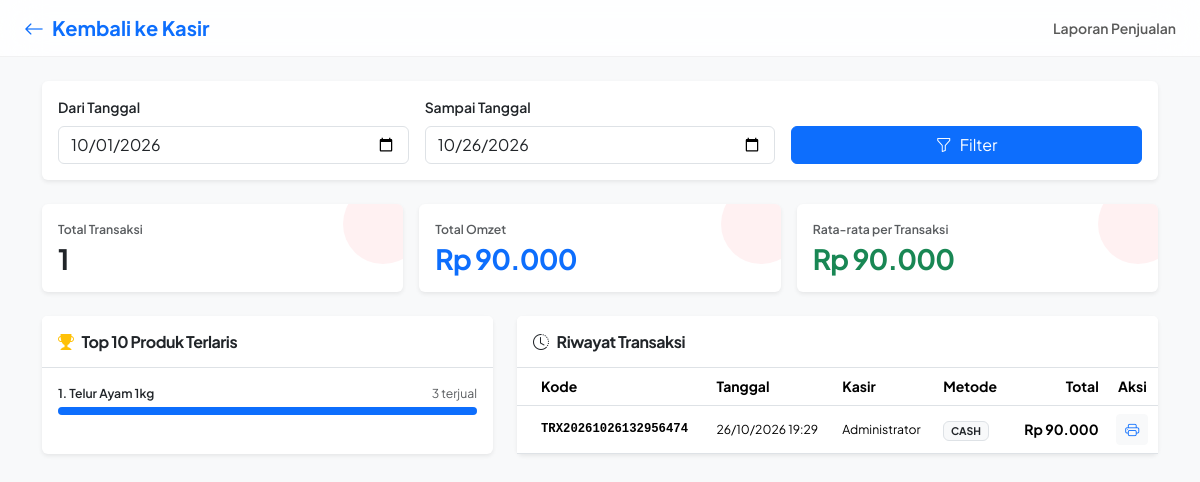
Screenshot of /laporan.php (signed in) with the database file from the repository.
### tables this page shows
CREATE TABLE `transaksi` (
  `id` int(11) NOT NULL,
  `kode` varchar(50) NOT NULL,
  `user_id` int(11) DEFAULT NULL,
  `tanggal` datetime DEFAULT current_timestamp(),
  `subtotal` decimal(10,2) DEFAULT 0.00,
  `diskon` decimal(10,2) DEFAULT 0.00,
  `total` decimal(10,2) DEFAULT 0.00,
  `bayar` decimal(10,2) DEFAULT 0.00,
  `kembalian` decimal(10,2) DEFAULT 0.00,
  `metode` enum('cash','qris','transfer') DEFAULT 'cash'
);

CREATE TABLE `users` (
  `id` int(11) NOT NULL,
  `username` varchar(50) NOT NULL,
  `password` varchar(255) NOT NULL,
  `nama` varchar(100) NOT NULL,
  `role` enum('admin','kasir') DEFAULT 'kasir',
  `created_at` timestamp NOT NULL DEFAULT current_timestamp()
);

### config.php (called while the page is built, shortened)
<?php
function e($string) {
    return htmlspecialchars($string, ENT_QUOTES, 'UTF-8');
}
function format_rupiah($angka) {
    return 'Rp ' . number_format($angka, 0, ',', '.');
}

### laporan.php (the view, shortened to what this page needs)
<?php
require_once 'config.php';
$pdo = get_db();
$tanggal_mulai = $_GET['tanggal_mulai'] ?? date('Y-m-01');
$tanggal_selesai = $_GET['tanggal_selesai'] ?? date('Y-m-d');
$stmtStats = $pdo->prepare("SELECT COUNT(id) as jumlah, SUM(total) as omzet FROM transaksi WHERE DATE(tanggal) BETWEEN ? AND ?");
$stmtStats->execute([$tanggal_mulai, $tanggal_selesai]);
$stats = $stmtStats->fetch();
$rata_rata = $stats['jumlah'] > 0 ? $stats['omzet'] / $stats['jumlah'] : 0;
$stmtTop = $pdo->prepare("SELECT td.nama_produk, SUM(td.qty) as total_qty, SUM(td.subtotal) as total_omzet FROM transaksi_detail td JOIN transaksi t ON td.transaksi_id = t.id WHERE DATE(t.tanggal) BETWEEN ? AND ? GROUP BY td.produk_id ORDER BY total_qty DESC LIMIT 10");
$stmtTop->execute([$tanggal_mulai, $tanggal_selesai]);
$topProduk = $stmtTop->fetchAll();
$maxQty = $topProduk ? $topProduk[0]['total_qty'] : 1;
$stmtRiwayat = $pdo->prepare("SELECT t.*, u.nama as kasir FROM transaksi t LEFT JOIN users u ON t.user_id = u.id WHERE DATE(t.tanggal) BETWEEN ? AND ? ORDER BY t.tanggal DESC");
$stmtRiwayat->execute([$tanggal_mulai, $tanggal_selesai]);
$riwayat = $stmtRiwayat->fetchAll();
?>
<!DOCTYPE html>
<html lang="id" data-bs-theme="light">
<head>
    <link href="https://cdn.jsdelivr.net/npm/bootstrap@5.3.2/dist/css/bootstrap.min.css" rel="stylesheet">
    <link href="https://cdn.jsdelivr.net/npm/bootstrap-icons@1.11.2/font/bootstrap-icons.css" rel="stylesheet">
    <link href="assets/style.css" rel="stylesheet">
</head>
<body class="bg-light">
    <nav class="navbar navbar-expand-lg glass-topbar sticky-top px-3 px-md-4">
        <div class="container-fluid p-0">
            <a class="navbar-brand fw-bold text-primary" href="index.php"><i class="bi bi-arrow-left me-2"></i>Kembali ke Kasir</a>
            <span class="navbar-text fw-semibold">Laporan Penjualan</span>
        </div>
    </nav>
    <div class="container py-4">
        <div class="card border-0 shadow-sm mb-4">
            <div class="card-body">
                <form method="GET" class="row g-3 align-items-end">
                    <div class="col-md-4">
                        <label class="form-label fw-semibold">Dari Tanggal</label>
                        <input type="date" name="tanggal_mulai" class="form-control" value="<?= e($tanggal_mulai) ?>" required>
                    </div>
                    <div class="col-md-4">
                        <label class="form-label fw-semibold">Sampai Tanggal</label>
                        <input type="date" name="tanggal_selesai" class="form-control" value="<?= e($tanggal_selesai) ?>" required>
                    </div>
                    <div class="col-md-4">
                        <button type="submit" class="btn btn-primary w-100"><i class="bi bi-funnel me-2"></i>Filter</button>
                    </div>
                </form>
            </div>
        </div>
        <div class="row g-3 mb-4">
            <div class="col-md-4">
                <div class="stat-card card border-0 shadow-sm h-100">
                    <div class="card-body">
                        <div class="text-muted small fw-semibold mb-1">Total Transaksi</div>
                        <h3 class="fw-bold mb-0"><?= $stats['jumlah'] ?></h3>
                    </div>
                </div>
            </div>
            <div class="col-md-4">
                <div class="stat-card card border-0 shadow-sm h-100">
                    <div class="card-body">
                        <div class="text-muted small fw-semibold mb-1">Total Omzet</div>
                        <h3 class="fw-bold text-primary mb-0"><?= format_rupiah($stats['omzet'] ?? 0) ?></h3>
                    </div>
                </div>
            </div>
            <div class="col-md-4">
                <div class="stat-card card border-0 shadow-sm h-100">
                    <div class="card-body">
                        <div class="text-muted small fw-semibold mb-1">Rata-rata per Transaksi</div>
                        <h3 class="fw-bold text-success mb-0"><?= format_rupiah($rata_rata) ?></h3>
                    </div>
                </div>
            </div>
        </div>
        <div class="row g-4">
            <div class="col-lg-5">
                <div class="card border-0 shadow-sm h-100">
                    <div class="card-header bg-white border-bottom py-3">
                        <h6 class="fw-bold mb-0"><i class="bi bi-trophy-fill text-warning me-2"></i>Top 10 Produk Terlaris</h6>
                    </div>
                    <div class="card-body">
                        <?php if (empty($topProduk)): ?>
                            <p class="text-muted text-center py-4">Belum ada data</p>
                        <?php else: ?>
                            <?php foreach ($topProduk as $index => $p): ?>
                                <div class="mb-3">
                                    <div class="d-flex justify-content-between small mb-1">
                                        <span class="fw-semibold"><?= ($index + 1) ?>. <?= e($p['nama_produk']) ?></span>
                                        <span class="text-muted"><?= $p['total_qty'] ?> terjual</span>
                                    </div>
                                    <div class="progress" style="height: 8px;">
                                        <div class="progress-bar bg-primary" style="width: <?= ($p['total_qty'] / $maxQty) * 100 ?>%"></div>
                                    </div>
                                </div>
                            <?php endforeach; ?>
                        <?php endif; ?>
                    </div>
                </div>
            </div>
            <div class="col-lg-7">
                <div class="card border-0 shadow-sm h-100">
                    <div class="card-header bg-white border-bottom py-3 d-flex justify-content-between align-items-center">
                        <h6 class="fw-bold mb-0"><i class="bi bi-clock-history me-2"></i>Riwayat Transaksi</h6>
                    </div>
                    <div class="card-body p-0">
                        <div class="table-responsive" style="max-height: 500px; overflow-y: auto;">
                            <table class="table table-hover align-middle mb-0">
                                <thead class="bg-light sticky-top">
                                    <tr>
                                        <th class="ps-4">Kode</th>
                                        <th>Tanggal</th>
                                        <th>Kasir</th>
                                        <th>Metode</th>
                                        <th class="text-end">Total</th>
                                        <th class="text-center">Aksi</th>
                                    </tr>
                                </thead>
                                <tbody>
                                    <?php foreach ($riwayat as $r): ?>
                                    <tr>
                                        <td class="ps-4 fw-mono small"><?= e($r['kode']) ?></td>
                                        <td class="small"><?= date('d/m/Y H:i', strtotime($r['tanggal'])) ?></td>
                                        <td class="small"><?= e($r['kasir'] ?? '-') ?></td>
                                        <td><span class="badge bg-light text-dark border text-uppercase"><?= e($r['metode']) ?></span></td>
                                        <td class="text-end fw-bold"><?= format_rupiah($r['total']) ?></td>
                                        <td class="text-center">
                                            <a href="struk.php?id=<?= $r['id'] ?>" target="_blank" class="btn btn-sm btn-light text-primary" title="Cetak Struk">
                                                <i class="bi bi-printer"></i>
                                            </a>
                                        </td>
                                    </tr>
                                    <?php endforeach; ?>
                                </tbody>
                            </table>
                        </div>
                    </div>
                </div>
            </div>
        </div>
    </div>
</body>
</html>

### style.css (style rules this page uses)
:root { --primary: #e11d48; --primary-dark: #be123c; --primary-light: #ffe4e6; --success: #16a34a; --warning: #f59e0b; --bg: #f5f5f7; --surface: #ffffff; --text: #09090b; --text-muted: #71717a; }
body { font-family: 'Plus Jakarta Sans', sans-serif; background-color: var(--bg); color: var(--text); font-size: 14px; line-height: 1.5; }
h1, h2, h3, h4, h5, h6 { font-weight: 800; letter-spacing: -0.03em; }
.glass-topbar { background: rgba(255, 255, 255, 0.85); backdrop-filter: blur(20px); -webkit-backdrop-filter: blur(20px); border-bottom: 1px solid rgba(0,0,0,0.05); }
.stat-card { position: relative; overflow: hidden; transition: transform 0.3s; }
.stat-card::before { content: ''; position: absolute; top: -20px; right: -20px; width: 80px; height: 80px; background: var(--primary-light); border-radius: 50%; opacity: 0.5; }
.fw-mono { font-family: 'Courier New', Courier, monospace; font-weight: 600; }

### rows the page displays
transaksi: kode "TRX20261026132956474", tanggal "26/10/2026 19:29", user.nama "Administrator", metode "CASH", total "Rp 90.000"

### other values shown
$stats['jumlah'] "1"
format_rupiah($stats['omzet'] ?? 0) "Rp 90.000"
format_rupiah($rata_rata) "Rp 90.000"
$p['nama_produk'] "Telur Ayam 1kg"
$p['total_qty'] "3"
